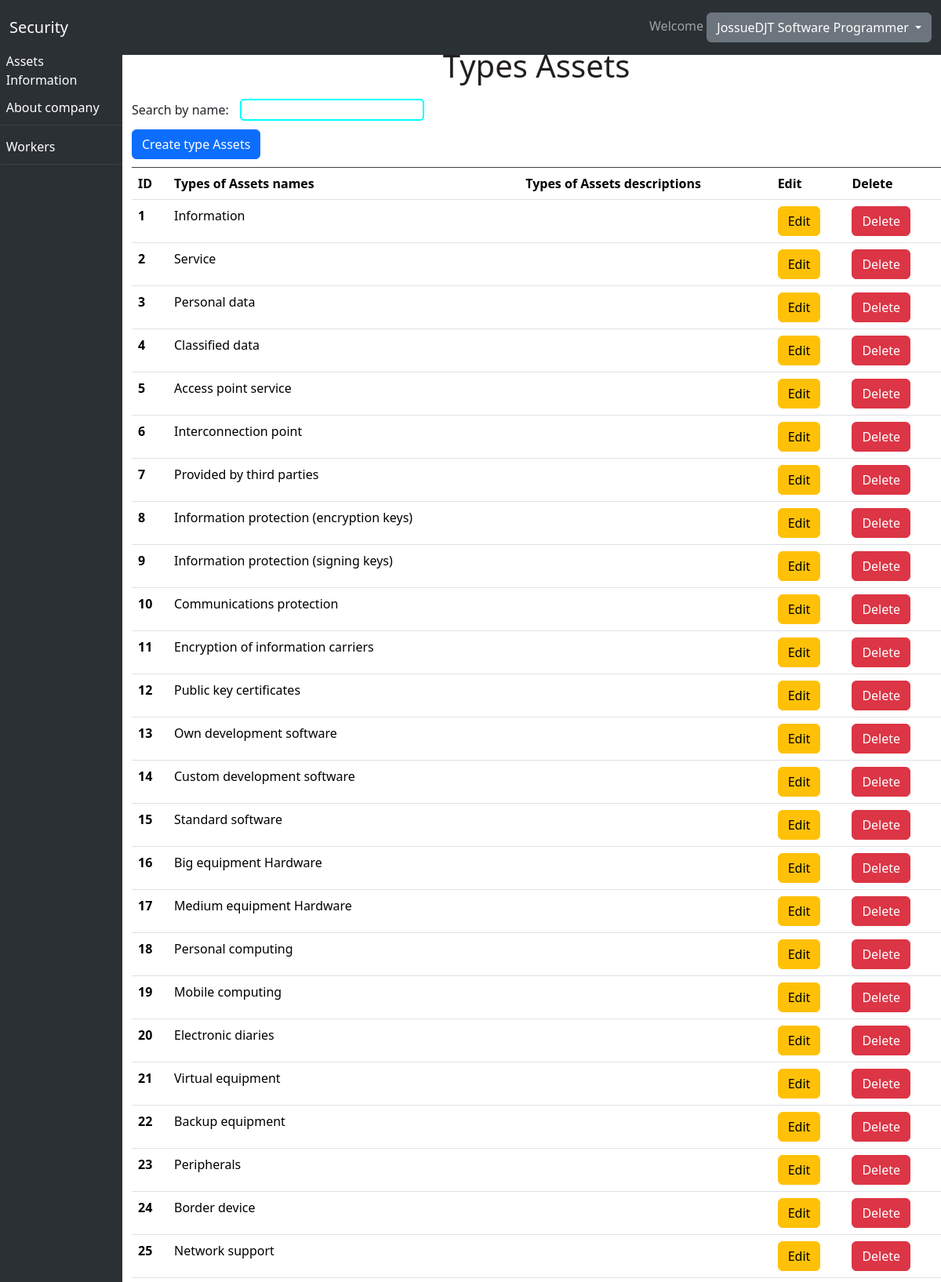
Screenshot of /home/typesActives/ (signed in, upper part) with the database file from the repository.
### Users/models.py (models this page shows)
class User(AbstractUser):
    identity = models.CharField(max_length=13)
    status = models.BooleanField(default=True)
    department = models.ForeignKey(Department, on_delete=models.CASCADE)
    workPosition = models.ForeignKey(WorkPosition, on_delete=models.CASCADE, null=True)

class Department(models.Model):
    name = models.CharField(max_length=20)

class WorkPosition(models.Model):
    name = models.TextField(max_length=20)

### InitialPage/models.py (models this page shows)
class TypesActives(models.Model):
    name = models.CharField(max_length=15)
    description = models.TextField(max_length=200)

### InitialPage/views.py (the view)
# urls.py: path('typesActives/', views.typesActives, name='typesActives'),
def typesActives(request):
    if request.user.is_authenticated:
        if request.method == "POST":
            name = request.POST.get("name")
            description = request.POST.get("description")
            typesactive = TypesActives.objects.create(
                name=name,
                description=description
            )
            typesactive.save()
            typesactives = TypesActives.objects.all()
            return render(request, "program/typesActives.html",{
                "typesactives": typesactives
            })
        else:
            typesactives = TypesActives.objects.all()
            return render(request, "program/typesActives.html",{
                "typesactives": typesactives
            })
    else:
        return HttpResponseRedirect(reverse("user:login"))

### InitialPage/templates/program/typesActives.html (shortened to what this page needs)
{% extends 'layoutHome.html' %}
{% load static %}
{% block body %}
    <div class="text-title">
        <h1>Types Assets</h1>
    </div>
    <div class="searchType">
        <label for="inpSearch">Search by name: </label>
        <input class="box-ingreso" type="search" id="inpSearch"><br>
        <button type="button" class="btn btn-primary position-button-end" data-bs-toggle="modal" data-bs-target="#staticBackdrop">
            Create type Assets
        </button>
    </div>
    <div class="table-responsive">
        <table class="table" id="searchtable">
            <thead class="thead-dark">
                <tr>
                    <th scope="col">ID</th>
                    <th scope="col">Types of Assets names</th>
                    <th scope="col">Types of Assets descriptions</th>
                    <th scope="col">Edit</th>
                    <th scope="col">Delete</th>
                </tr>
            </thead>
            <tbody>
                {% for dato in typesactives %}
                <tr>
                    <th scope="row">{{ dato.id }}</th>
                    <td>{{ dato.name }}</td>
                    <td>{{ dato.description }}</td>
                    <td>
                        <button type="button" class="btn btn-warning position-button-end" data-bs-toggle="modal" data-bs-target="#editModal{{ dato.id }}">
                            Edit
                        </button>
                    </td>
                    <td>
                        <form action="{% url 'home:deleteTypesActives' dato.id %}" method="post">
                            <input type="submit" value="Delete" class="btn btn-danger">
                        </form>
                    </td>
                </tr>
                {% endfor %}
            </tbody>
        </table>
    </div>
{% endblock %}

### InitialPage/templates/layoutHome.html (shortened to what this page needs)
{% load static %}
<!DOCTYPE html>
<html lang="en">
<head>
    <link rel="stylesheet" href="{% static 'css/styleHome.css' %}">
    <link href="https://cdn.jsdelivr.net/npm/bootstrap@5.3.2/dist/css/bootstrap.min.css" rel="stylesheet">
</head>
<body>
    <nav class="navbar fixed-top navbar-expand-lg bg-body-tertiary" data-bs-theme="dark">
        <div class="container-fluid">
          <a class="navbar-brand" href="{% url 'home:home' %}">
            Security
          </a>
          <div class="collapse navbar-collapse" id="navbarText">
            <span class="navbar-text">
                <div class="dropdown">
                    Welcome
                    <button class="btn btn-secondary dropdown-toggle" type="button" data-bs-toggle="dropdown" aria-expanded="false">
                        {{ user.username }} {{ user.department.name }} {{ user.workPosition.name }}
                    </button>
                </div>
            </span>
        </div>
        </div>
    </nav>
    <div class="side-bar">
        <div class="side-bar-container">
            <div class="side-bar-item">
                <div class="dropdown">
                    <button class="btn btn-secondary invisibleButton" type="button" data-bs-toggle="dropdown" aria-expanded="false">
                        Assets Information
                    </button>
                </div>
            </div>
            <div class="side-bar-item">
                <div class="dropdown">
                    <button class="btn btn-secondary invisibleButton" type="button" data-bs-toggle="dropdown" aria-expanded="false">
                        About company
                    </button>
                </div>
            </div>
            <div class="side-bar-item">
                <div class="dropdown">
                    <button class="btn btn-secondary invisibleButton" type="button" data-bs-toggle="dropdown" aria-expanded="false">
                        Workers
                    </button>
                </div>
            </div>
        </div>
    </div>
    <div class="complementwindow">
        {% block body %} {% endblock %}
    </div>
</body>
</html>

### InitialPage/static/css/styleHome.css (style rules this page uses)
* { margin: 0; padding: 0; box-sizing: border-box; }
body, html { height: 100%; font-family: Arial, Helvetica, sans-serif; }
.side-bar { position: fixed; width: 13%; height: 100%; background-color: #2B3035; padding-top: 5%; }
.side-bar-item { position: relative; width: 100%; height: 50px; background-color: #2B3035; border-bottom: 1px solid #3C4148; color: #fff; text-align: justify; line-height: 50px; cursor: pointer; }
.complementwindow { position: relative; width: 86%; height: 100%; background-color: #fff; float: right; padding-top: 5%; }
.dropdown .invisibleButton { border: none; background-color: #2B3035; color: white; width: 100%; text-align: justify; padding-left: 5%; }
.text-title { position: relative; width: 100%; color: #231f1f; text-align: center; line-height: 50px; }
.searchType { position: relative; text-align: justify; width: 100%; padding-bottom: 1%; border-bottom: 1px solid #3C4148; }
.position-button-end { position: relative; margin-left: 0%; }
.box-ingreso { border-color: aqua; border-radius: 5px; border-style: solid; margin: 1%; }

### rows the page displays
User: username "JossueDJT", department.name "Software", workPosition.name "Programmer"
TypesActives: id "1", name "Information"
TypesActives: id "2", name "Service"
TypesActives: id "3", name "Personal data"
TypesActives: id "4", name "Classified data"
TypesActives: id "5", name "Access point service"
TypesActives: id "6", name "Interconnection point"
TypesActives: id "7", name "Provided by third parties"
TypesActives: id "8", name "Information protection (encryption keys)"
TypesActives: id "9", name "Information protection (signing keys)"
TypesActives: id "10", name "Communications protection"
TypesActives: id "11", name "Encryption of information carriers"
TypesActives: id "12", name "Public key certificates"
TypesActives: id "13", name "Own development software"
TypesActives: id "14", name "Custom development software"
TypesActives: id "15", name "Standard software"
TypesActives: id "16", name "Big equipment Hardware"
TypesActives: id "17", name "Medium equipment Hardware"
TypesActives: id "18", name "Personal computing"
TypesActives: id "19", name "Mobile computing"
TypesActives: id "20", name "Electronic diaries"
TypesActives: id "21", name "Virtual equipment"
TypesActives: id "22", name "Backup equipment"
TypesActives: id "23", name "Peripherals"
TypesActives: id "24", name "Border device"
TypesActives: id "25", name "Network support"
